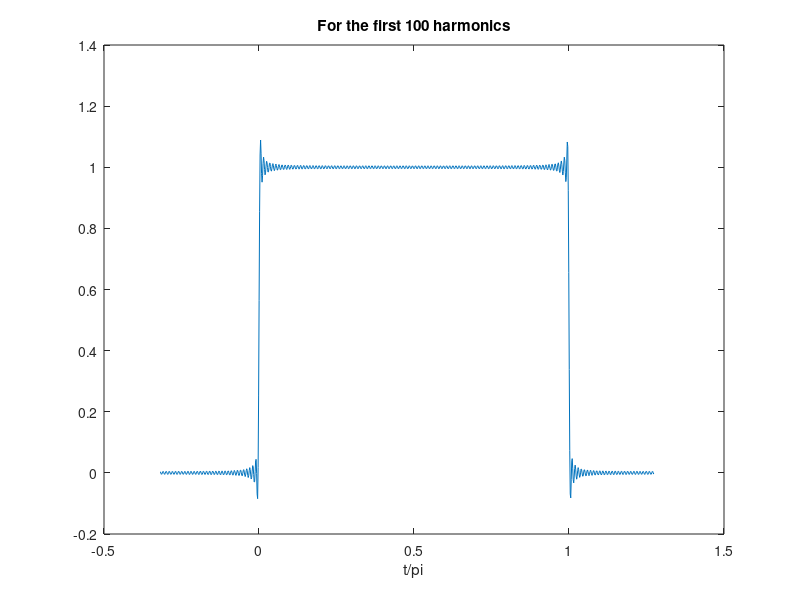

MATLAB code for this plot:
clear all
close all
clc

%hn=harmonics of fourier series

hn=100;

t=linspace(-1,4,1000);
a=1;
z2=0;


for i=1:hn


z1=(((2)/(a*pi))*(sin(a*t)));

z2=z1+z2;
  
a=a+2;

z3=z1+z2;

end

y = 1/2+z3;

plot(t/pi,y);
title('For the first 100 harmonics')
xlabel('t/pi') 